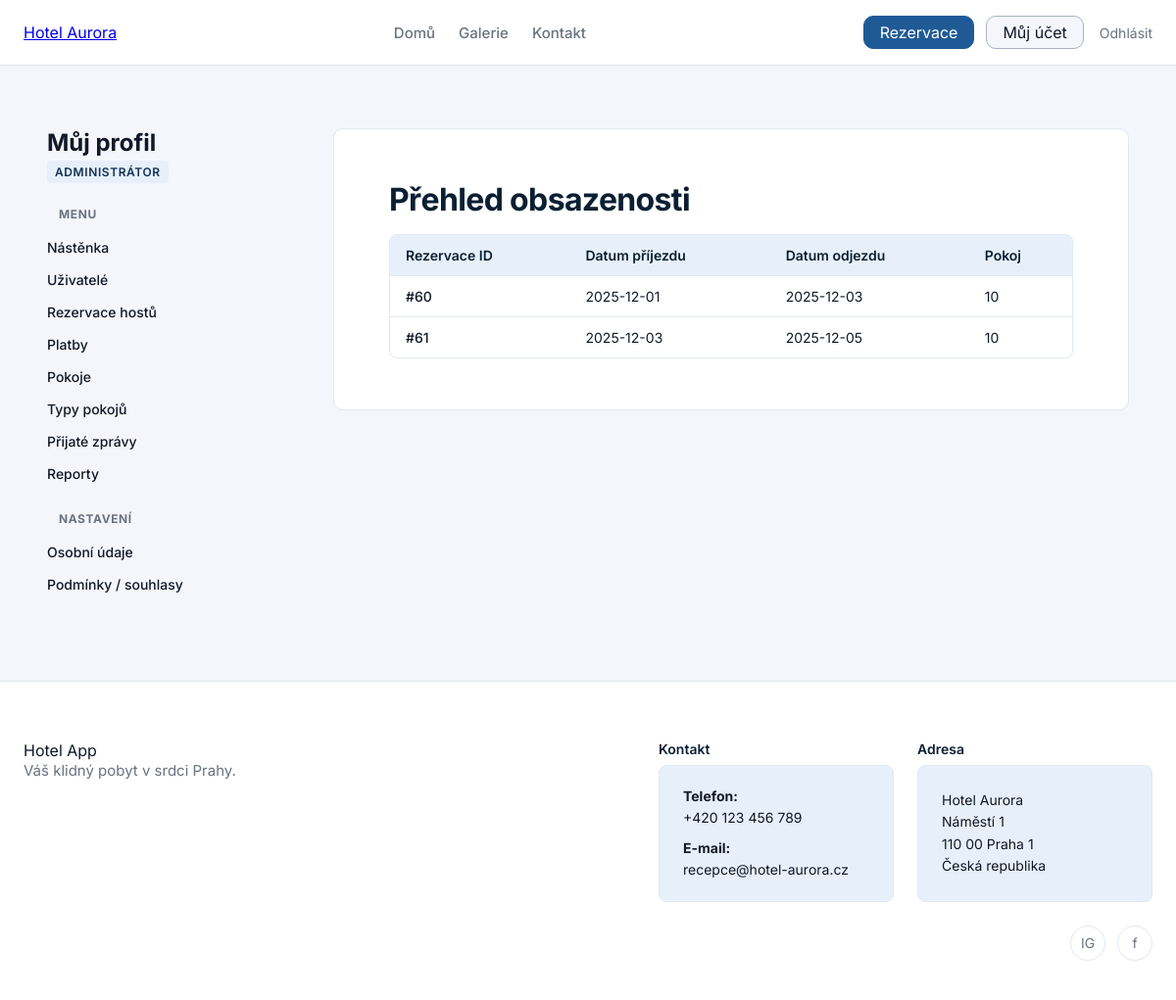
The page /profile (signed in) on the database its author committed.
### tables this page shows
CREATE TABLE "reservation_items"
(
    id             INTEGER
        primary key autoincrement,
    room_id        INTEGER not null
        references rooms,
    check_in       TEXT    not null,
    check_out      TEXT    not null,
    adults         INTEGER not null,
    children       INTEGER not null,
    reservation_id INTEGER not null
        references reservations
);

### pages/ProfilePage.py (the view)
@router.get("/profile", name="user_profile")
async def user_profile(
    request: Request,
    reservation_svc: ReservationService = Depends(reservation_service),
    reservation_item_svc: ReservationItemService = Depends(reservation_item_service),
    current_user = Depends(get_current_user),
):
    if isinstance(current_user, RedirectResponse):
        return current_user
    flags = _profile_role_flags(current_user)
    role_id = current_user["role_id"]
    user_id = current_user["id"]
    customer_reservations: List[Dict[str, Any]] = []
    last_reservation: Dict[str, Any] | None = None
    if flags["is_customer"]:
        customer_reservations = reservation_svc.list_reservations(user_id=user_id)
        last_reservation = customer_reservations[0] if customer_reservations else None
    upcoming_reservations: List[Dict[str, Any]] = []
    if flags["is_receptionist"] or flags["is_admin"]:
        today = date.today()
        date_from = today.isoformat()
        date_to = (today + timedelta(days=7)).isoformat()
        upcoming_reservations = reservation_item_svc.list_reservation_items_in_period(
            date_from, date_to
        )
    tpl = request.app.state.templates
    return tpl.TemplateResponse(
        "profile/profile_overview.html",
        {
            "request": request,
            "title": "Můj profil",
            "current_user": current_user,
            "customer_reservations": customer_reservations,
            "last_reservation": last_reservation,
            "upcoming_reservations": upcoming_reservations,
            **flags,
        },
    )

### templates/profile/profile_overview.html (shortened to what this page needs)
{% extends "profile/profile_base.html" %}
{% block profile_content %}
  {% if is_customer %}
    <section class="profile-block">
      <h2>Moje poslední rezervace</h2>
      {% if last_reservation %}
        <div style="background: var(--color-primary-100); border: 1px solid var(--color-border-subtle); border-radius: 8px; padding: 20px;">
          <p style="margin: 0 0 8px;"><strong>Kód rezervace:</strong> {{ last_reservation.code }}</p>
          <p style="margin: 0 0 8px;"><strong>Stav:</strong> {{ last_reservation.status_id }}</p>
          <p style="margin: 0 0 16px;"><strong>Vytvořeno:</strong> {{ last_reservation.created_at }}</p>
          <a href="{{ url_for('reservation_detail', reservation_id=last_reservation.id) }}" class="btn btn-secondary btn-small">
            Detail rezervace
          </a>
        </div>
      {% else %}
        <p>Nemáte žádné rezervace.</p>
      {% endif %}
      <div style="margin-top: 24px;">
        <a href="{{ url_for('reservation_create_page') }}" class="btn btn-primary">
          Nová rezervace
        </a>
      </div>
    </section>
  {% elif is_receptionist or is_admin %}
    <section class="profile-block">
      <h1 style="margin-bottom: 16px;">Přehled obsazenosti</h1>
      {% if upcoming_reservations|length == 0 %}
        <p>Žádné rezervace v nejbližších dnech.</p>
      {% else %}
        <div class="table-responsive">
            <table class="data-table">
              <thead>
                <tr>
                    <th>Rezervace ID</th>
                    <th>Datum příjezdu</th>
                    <th>Datum odjezdu</th>
                    <th>Pokoj</th>
                </tr>
              </thead>
              <tbody>
                {% for r in upcoming_reservations %}
                  <tr>
                    <td>
                        <a href="{{ url_for('reservation_detail', reservation_id=r.reservation_id) }}" class="table-id-link">
                            #{{ r.reservation_id }}
                        </a>
                    </td>
                    <td>{{ r.check_in }}</td>
                    <td>{{ r.check_out }}</td>
                    <td>{{ r.room_id }}</td>
                  </tr>
                {% endfor %}
              </tbody>
            </table>
        </div>
      {% endif %}
    </section>
  {% endif %}
{% endblock %}

### static/styles.css (style rules this page uses)
html { height: 100%; }
* { box-sizing: border-box; font-family: "Inter", sans-serif; }
:root { --color-primary-900: #0B1F33; --color-primary-700: #123457; --color-primary-500: #1F5A96; --color-primary-100: #E7F0FA; --color-primary-white: #FFFFFF; --color-accent-500: #D4A857; --color-accent-100: #FFF5E6; --color-bg-main: #F4F6FB; --color-bg-card: #FFFFFF; --color-border-subtle: #E2E8F0; --color-text-main: #111827; --color-text-muted: #6B7280; --color-text-on-dark: #F9FAFB; --color-bg-secondary: #A8B3C6; --color-success: #16A34A; --color-warning: #F59E0B; --color-error: #DC2626; --color-info: #0EA5E9; }
body { margin: 0; background: var(--color-bg-main); color: var(--color-text-main); min-height: 100vh; display: flex; flex-direction: column; }
h1 { font-size: 32px; font-weight: 700; margin-bottom: 24px; color: var(--color-primary-900); letter-spacing: -0.02em; }
html { scroll-behavior: smooth; }
.profile-content-card h1, .profile-content-card h2 { margin-top: 0; color: var(--color-primary-900); }
.table-responsive { overflow-x: auto; border: 1px solid var(--color-border-subtle); border-radius: 8px; }
table.data-table { width: 100%; border-collapse: collapse; font-size: 14px; }
table.data-table th { background: var(--color-primary-100); color: var(--color-primary-900); font-weight: 600; text-align: left; padding: 12px 16px; border-bottom: 1px solid var(--color-border-subtle); }
table.data-table td { padding: 12px 16px; border-bottom: 1px solid var(--color-border-subtle); color: var(--color-text-main); vertical-align: middle; }
table.data-table tr:last-child td { border-bottom: none; }
.table-id-link { color: var(--color-text-main); text-decoration: none; font-weight: 500; }

### rows shown on the page
reservation_items: reservation_id "60", check_in "2025-12-01", check_out "2025-12-03", room_id "10"
reservation_items: reservation_id "61", check_in "2025-12-03", check_out "2025-12-05", room_id "10"
